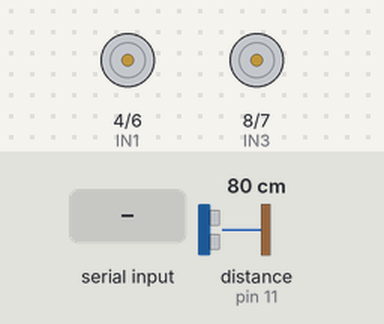
A sketch run on a simulated Arduino Uno, built with avr-gcc and run on an emulated ATmega328P. Shown: motor-driver pin pairs drawn as motors (green arrow = first pin HIGH = forward, orange = second pin HIGH = backward, longer = more drive, scaled by the enable pin). The test bench sets the inputs (shaded band); at power-on: distance to the obstacle (sensor on pin 11) 80 cm. The echo pulse lasts 58.3 µs per cm.

Above: at 1.2 s.
1.3 s: "w" received over Serial
At 2.0 s:
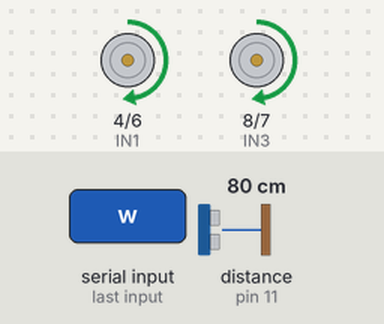
4.3 s: "s" received over the second serial link
At 5.7 s:
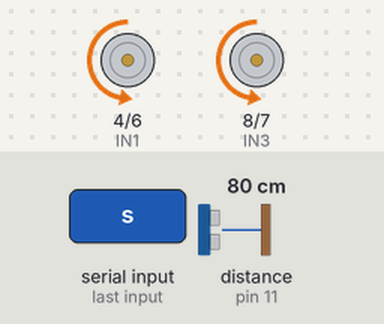
7.3 s: "a" received over Serial
At 8.1 s:
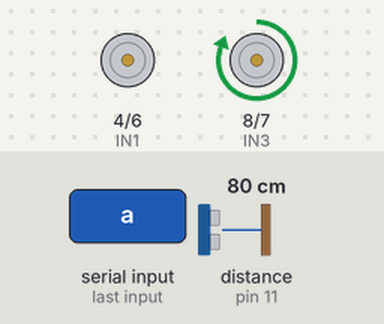
8.8 s: "d" received over the second serial link
At 12.6 s:
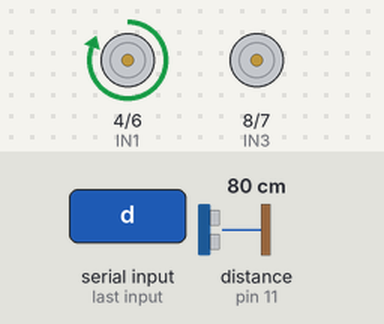
14.8 s: "s" received over Serial
At 17.7 s:
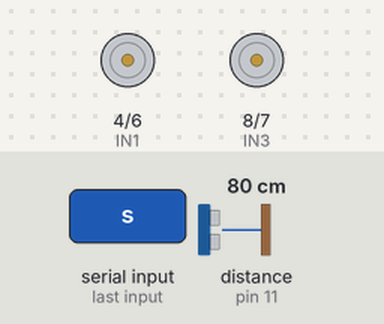
17.8 s: "d" received over Serial
At 19.5 s:
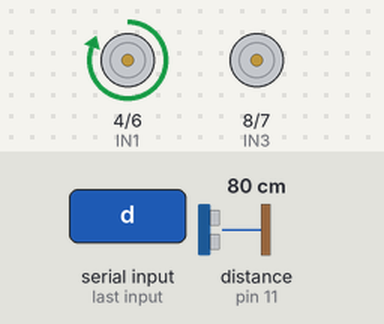
Timing chart, 0 to 22.8 s (numbered marks = the images above; inputs shaded):
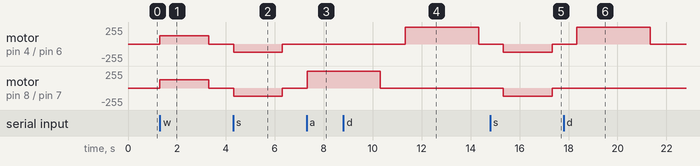

The sketch:

Programacion.ino
```cpp
//Programación del auto

//Librerias
#include <SoftwareSerial.h>

//Definiciones
//Puente H - L298N (Driver Motorreductores)
#define ENA 5
#define IN1 4
#define IN2 6
#define ENB 9
#define IN3 8
#define IN4 7
//Sensor HC-SR04 (Proximidad)
#define TRIGGER 10
#define ECHO 11

//Pines del Módulo Bluetooth HC-05
const byte Rx = 3, Tx = 2;

//Parámetros de velocidades
int full=255, medio=127, parar=0;

//Objeto Serie - Mòdulo Bluetooth HC-05
SoftwareSerial BT(Rx, Tx);

void setup() {
  //Motorreductor 1
  pinMode(ENA, OUTPUT);
  pinMode(IN1, OUTPUT);
  pinMode(IN2, OUTPUT);

  //Motorreductor 2
  pinMode(ENB, OUTPUT);
  pinMode(IN3, OUTPUT);
  pinMode(IN4, OUTPUT);

  //Sensor HC-SR04
  pinMode(TRIGGER, OUTPUT);
  pinMode(ECHO, INPUT);

  //Módulo Bluetooth HC-05 y Puerto Serial
  BT.begin(9600);
  Serial.begin(9600);
}

void loop() {
  //Main Loop
  char letra = '0';

  //Módulo Bluetooth
  if(BT.available()>0){
    letra = BT.read();
    botones(letra);
  }

  //Aplicación con Python
  if(Serial.available()>0){
    letra = Serial.read();
    botones(letra);
  }
}


void motores_full(){
  //Pone los motores al mámixo - 255 analog
  analogWrite(ENA, full);
  analogWrite(ENB, full);
  delay(3000);
  motores_parar();
}

void motores_media(){
  //Pone los motores a media - 127 analog
  analogWrite(ENA, medio);
  analogWrite(ENB, medio);
  delay(2000);
  motores_parar();
}

void motores_parar(){
  //Frena los motores - 0 analog
  analogWrite(ENA, parar);
  analogWrite(ENB, parar);
  delay(1000);
}

void avanzar(){
  //Pone a los motores sentido horario
  digitalWrite(IN1, 1);
  digitalWrite(IN2, 0);
  digitalWrite(IN3, 1);
  digitalWrite(IN4, 0);
  motores_media();
}

void retroceder(){
  //Pone a los motores sentido antihorario
  digitalWrite(IN1, 0);
  digitalWrite(IN2, 1);
  digitalWrite(IN3, 0);
  digitalWrite(IN4, 1);
  motores_media();
}

void derecha(){
  //Pone motor derecho sentido horario a full
  digitalWrite(IN1, 1);
  digitalWrite(IN2, 0);
  digitalWrite(IN3, 0);
  digitalWrite(IN4, 0);
  motores_full();
}

void izquierda(){
  //Pone motor izquierdo sentido horario a full
  digitalWrite(IN1, 0);
  digitalWrite(IN2, 0);
  digitalWrite(IN3, 1);
  digitalWrite(IN4, 0);
  motores_full();
}

int proximidad(int TriggerPin, int EchoPin){
  //Mide la proximidad con objetos del sensor HC-SR04 en cm
  float tiempo, distancia_cm;

  digitalWrite(TriggerPin, HIGH);
  delayMicroseconds(1);
  digitalWrite(TriggerPin, LOW);

  tiempo = pulseIn(EchoPin, HIGH);
  distancia_cm = tiempo * 58.2;
  return distancia_cm;
}

void botones(char caracter){
  //Control awsd y sus funciones
  float distancia;

  distancia = proximidad(TRIGGER, ECHO);

  if(distancia>20){
    //Si la distancia es +20 cm se moverá

    switch(caracter){
      //Adelante - w
      case 119:
        avanzar();
        break;

      //Atras - s
      case 115:
        retroceder();
        break;

      //Izquierda - a
      case 97:
        izquierda();
        break;

      //Derecha - d
      case 100:
        derecha();
        break;

      default:
        BT.println(">Comando inexistente!");
        Serial.println(">Comando inexistente!");
        break;
    }
  }

  else{
    //Distancia -20 cm
    BT.println("La distancia con otro objeto es menor a 20 cm!");
    Serial.println("La distancia con otro objeto es menor a 20 cm!");
  }
}
```

Measured:
- after the input at 1.3 s, motor on pin 4 (IN1) / pin 6 (IN2), motor on pin 8 (IN3) / pin 7 (IN4): stopped → forward 127/255 at once, → stopped 2.0 s later
- after the input at 4.3 s, motor on pin 4 (IN1) / pin 6 (IN2), motor on pin 8 (IN3) / pin 7 (IN4): stopped → backward 127/255 at once, → stopped 2.0 s later
- after the input at 7.3 s, motor on pin 8 (IN3) / pin 7 (IN4): stopped → forward 255/255 at once
- after the input at 8.8 s, motor on pin 4 (IN1) / pin 6 (IN2): stopped → forward 255/255 after 2.5 s, → stopped 3.0 s later
- after the input at 14.8 s, motor on pin 4 (IN1) / pin 6 (IN2), motor on pin 8 (IN3) / pin 7 (IN4): stopped → backward 127/255 after 0.53 s, → stopped 2.0 s later
- after the input at 17.8 s, motor on pin 4 (IN1) / pin 6 (IN2): stopped → forward 255/255 after 0.53 s, → stopped 3.0 s later
